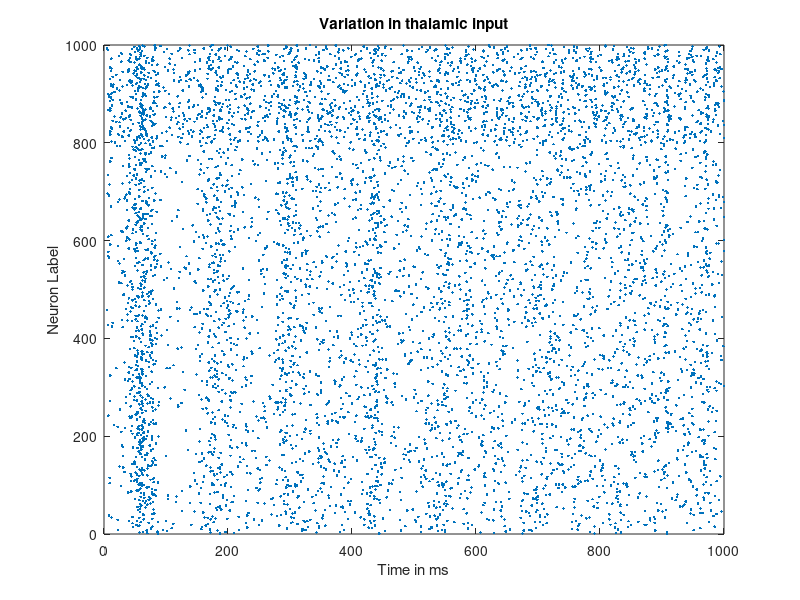

This figure's MATLAB source:
% Created by Eugene M. Izhikevich, February 25, 2003
% Excitatory neurons    Inhibitory neurons
Ne=800;                 Ni=200;
re=rand(Ne,1);          ri=rand(Ni,1);
a=[0.02*ones(Ne,1);     0.02+0.08*ri];
b=[0.2*ones(Ne,1);      0.25-0.05*ri];
c=[-65+15*re.^2;        -65*ones(Ni,1)];
d=[8-6*re.^2;           2*ones(Ni,1)];
S=[0.5*rand(Ne+Ni,Ne),  -rand(Ne+Ni,Ni)];

v=-65*ones(Ne+Ni,1);    % Initial values of v
u=b.*v;                 % Initial values of u
firings=[];             % spike timings

for t=1:1000            % simulation of 1000 ms
  I=[5*randn(Ne,1);4*randn(Ni,1)]; % thalamic input
  fired=find(v>=30);    % indices of spikes
  firings=[firings; t+0*fired,fired];
  v(fired)=c(fired);
  u(fired)=u(fired)+d(fired);
  I=I+sum(S(:,fired),2);
  v=v+0.5*(0.04*v.^2+5*v+140-u+I); % step 0.5 ms
  v=v+0.5*(0.04*v.^2+5*v+140-u+I); % for numerical
  u=u+a.*(b.*v-u);                 % stability
end;
plot(firings(:,1),firings(:,2),'.');
xlabel('Time in ms');
ylabel('Neuron Label');
title('Variation in thalamic input')